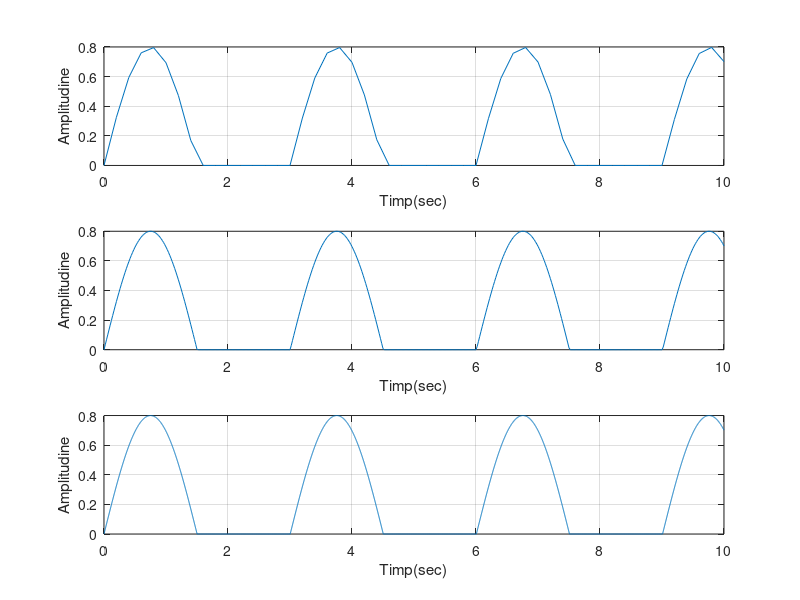

MATLAB code for this plot:

t1=0:0.2:10;
s1=0.8*sin(2*pi*0.333*t1);
for i=1:1:length(s1);      
    if s1(i)<0;
        s1(i)=0;
    end
end
subplot(3,1,1)
plot(t1,s1),grid
xlabel('Timp(sec)')
ylabel('Amplitudine')



t2=0:0.02:10;
s2=0.8*sin(2*pi*0.333*t2);
for i=1:1:length(s2);
    if s2(i)<0;
        s2(i)=0;
    end
end
subplot(3,1,2)
plot(t2,s2),grid
xlabel('Timp(sec)')
ylabel('Amplitudine')


t3=0:0.002:10;
s3=0.8*sin(2*pi*0.333*t3);
for i=1:1:length(s3);
    if s3(i)<0;
        s3(i)=0;
    end
end
subplot(3,1,3)
plot(t3,s3),grid
xlabel('Timp(sec)')
ylabel('Amplitudine')
